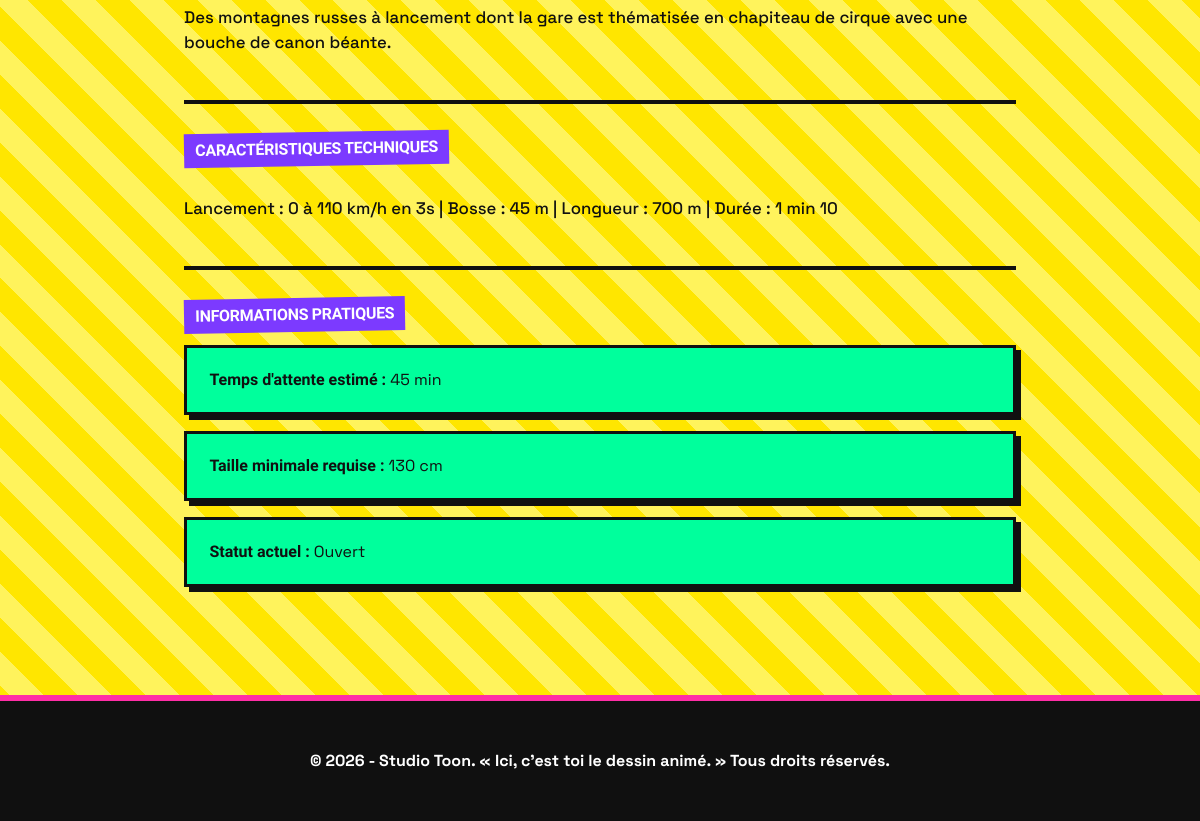
The app's page /index.php?action=detail&id=3 (lower part), older data.
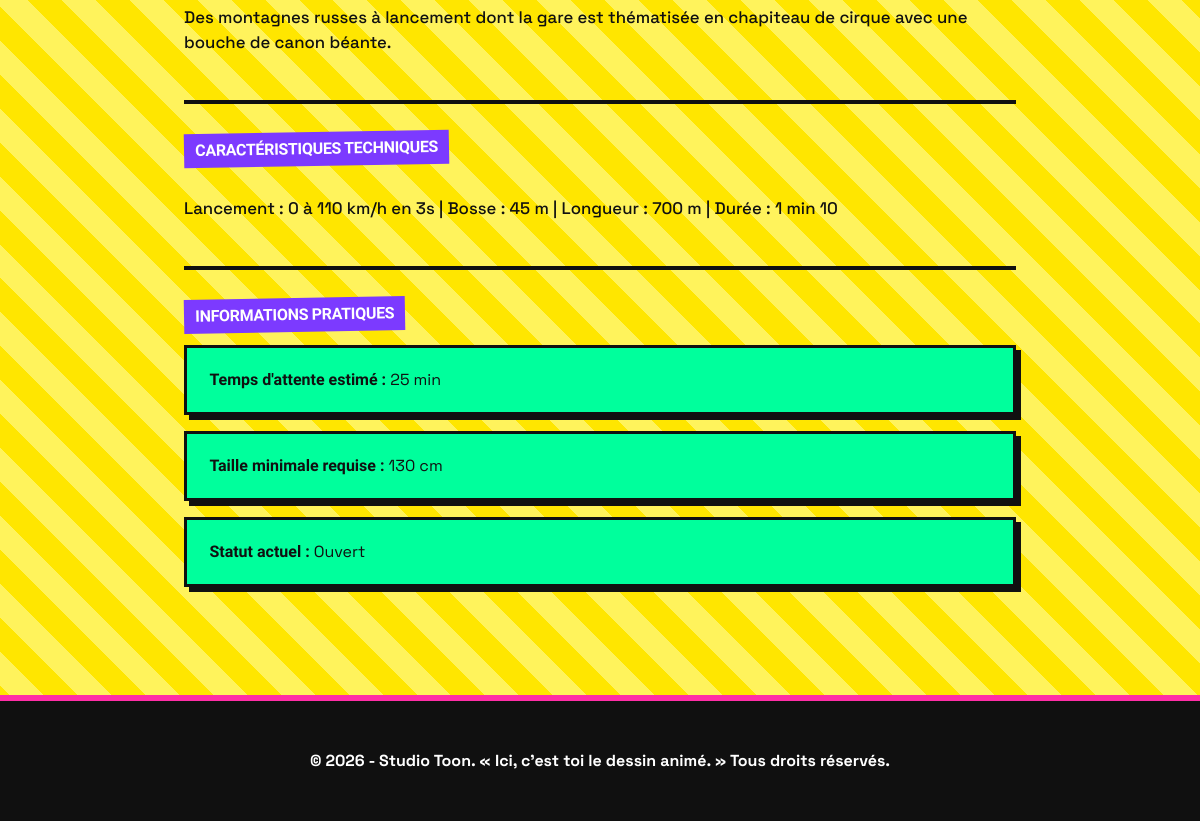
The same page, newer data.
### tables this page shows
CREATE TABLE `attractions` (
  `id` int(11) NOT NULL,
  `nom` varchar(150) NOT NULL,
  `image` varchar(255) NOT NULL,
  `description` text NOT NULL,
  `gag` text NOT NULL,
  `caracteristiques` text NOT NULL,
  `taille_minimale` int(11) NOT NULL,
  `statut` enum('Ouvert','Ferme','Maintenance') DEFAULT 'Ouvert',
  `univers_id` int(11) NOT NULL,
  `attente` int(11) DEFAULT NULL,
  `coord_x` decimal(5,2) DEFAULT 50.00,
  `coord_y` decimal(5,2) DEFAULT 50.00
);

### controllers/AttractionController.php (called while the page is built, shortened)
<?php
require_once __DIR__ . '/../models/AttractionModel.php';
class AttractionController {
    private $model;
    public function __construct() {
        $this->model = new AttractionModel();
    }
    public function detail($id) {
        $attraction = $this->model->getAttractionById($id);
        require_once 'views/attraction_detail.php';
    }
}

### config/Database.php (called while the page is built, shortened)
<?php
class Database
{
    private static $conn = null;
    public static function getConnection()
    {
        if (self::$conn === null) {
            $host = $_ENV['DB_HOST'] ?? 'localhost';
            $db_name = $_ENV['DB_NAME'] ?? '';
            $username = $_ENV['DB_USER'] ?? 'root';
            $password = $_ENV['DB_PASSWORD'] ?? '';
            try {
                self::$conn = new PDO(
                    "mysql:host=" . $host . ";dbname=" . $db_name . ";charset=utf8mb4",
                    $username,
                    $password,
                    [
                        PDO::ATTR_ERRMODE => PDO::ERRMODE_EXCEPTION,
                        PDO::ATTR_DEFAULT_FETCH_MODE => PDO::FETCH_ASSOC
                    ]
                );
            } catch (PDOException $exception) {
                die("Erreur de connexion : " . $exception->getMessage());
            }
        }
        return self::$conn;
    }
}

### models/AttractionModel.php (called while the page is built, shortened)
<?php
require_once __DIR__ . '/../config/Database.php';
class AttractionModel {
    private $db;
    public function __construct() {
        $this->db = Database::getConnection();
    }
    public function getAttractionById($id) {
        $stmt = $this->db->prepare("
            SELECT a.*, u.nom AS univers_nom
            FROM attractions a
            JOIN univers u ON a.univers_id = u.id
            WHERE a.id = ?
        ");
        $stmt->execute([$id]);
        return $stmt->fetch();
    }
}

### views/attraction_detail.php (the view, shortened to what this page needs)
    <div class="fiche">
        <div class="fiche__bloc">
            <p style="font-weight: 500; font-size: 1.05rem;"><?= nl2br(htmlspecialchars($attraction['description'])) ?></p>
        </div>
        <div class="fiche__bloc">
            <h2>Caractéristiques techniques</h2>
            <p style="font-weight: 500; font-size: 1.05rem;"><?= htmlspecialchars($attraction['caracteristiques']) ?></p>
        </div>
        <div class="fiche__bloc">
            <h2>Informations pratiques</h2>
            <ul class="liste-competences">
                <li>
                    <strong>Temps d'attente estimé :</strong>
                    <?php if($attraction['statut'] === 'Ouvert'): ?>
                        <?= htmlspecialchars($attraction['attente']) ?> min
                    <?php else : ?>
                        Attraction non disponible
                    <?php endif; ?>
                </li>
                <li><strong>Taille minimale requise :</strong> <?= htmlspecialchars($attraction['taille_minimale']) ?> cm</li>
                <li>
                    <strong>Statut actuel :</strong>
                    <span style="color: <?= $attraction['statut'] == 'Ouvert' ? 'var(--noir)' : 'var(--rose)' ?>;">
                        <?= htmlspecialchars($attraction['statut']) ?>
                    </span>
                </li>
            </ul>
        </div>
    </div>
<?php
require 'views/base.php';
?>

Row changes from the older to the newer data that the page shows:
changed attractions "Ouvert": attente "45" → "25"
